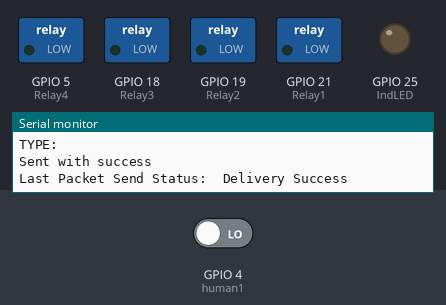
Bench run of a sketch on a simulated ESP32-C3. On the bench: switched loads named in the sketch (green lamp = pin HIGH), output pins drawn as LEDs (lit = HIGH), the last lines printed to the serial monitor. The inputs (shaded band) are chosen by the test bench; at power-on: GPIO 4 (human1) LOW. WiFi joins after 1.5 s; servers stay silent unless stated; a WiFi scan finds three made-up networks; random numbers use the default seed unless the sketch sets one.

Above: at 8.0 s.
8.1 s: GPIO 4 (human1) driven HIGH
At 12.53 s:
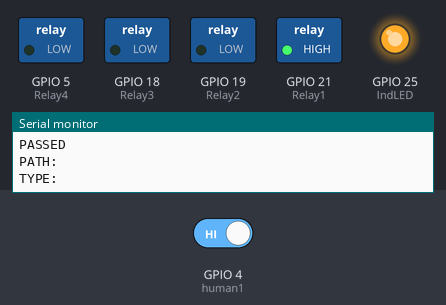
At 13.4 s:
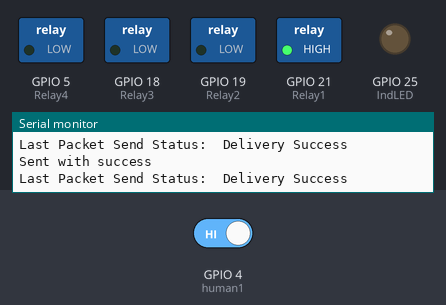
18.8 s: GPIO 4 (human1) driven LOW
At 22.63 s:
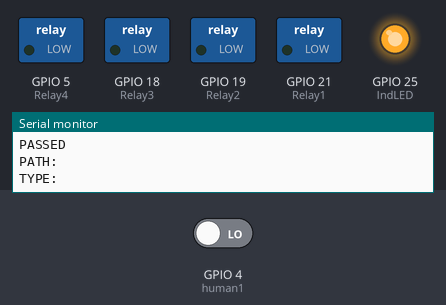
Timing chart, 0 to 39.5 s (numbered marks = the images above; inputs shaded):
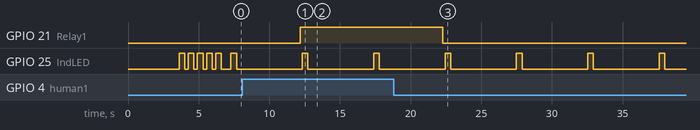

Measured:
- after the input at 8.1 s, GPIO 21 (Relay1): LOW → HIGH after 4.1 s
- after the input at 18.8 s, GPIO 21 (Relay1): HIGH → LOW after 3.5 s
- by itself, GPIO 25 (IndLED): alternates HIGH for 0.40 s and LOW for 4.6 s

The sketch:

FireBase_ESPNOW_test_1.ino
```cpp
// (licence header left out)
#include <esp_now.h>
#include <Arduino.h>
// #if defined(ESP32)
#include <WiFi.h>
// #elif defined(ESP8266)
//   #include <ESP8266WiFi.h>
// #endif
#include <Firebase_ESP_Client.h>

//Provide the token generation process info.
#include "addons/TokenHelper.h"
//Provide the RTDB payload printing info and other helper functions.
#include "addons/RTDBHelper.h"

// Insert your network credentials
// Replace with your network credentials (STATION)
#define WIFI_SSID "Little Pooh"
#define WIFI_PASSWORD "poohbear"
// #define WIFI_SSID "Performance Rotors"
// #define WIFI_PASSWORD "rotors0156"

// Insert Firebase project API Key
#define API_KEY "AIzaSyB3Sx5aEsllNJGFiTz16YdLsjwAbxwZ_bs"

// Insert RTDB URLefine the RTDB URL */
#define DATABASE_URL "https://esp32relaygomama-default-rtdb.asia-southeast1.firebasedatabase.app/"

//Define Firebase Data object
FirebaseData fbdo;

FirebaseAuth auth;
FirebaseConfig config;

unsigned long sendDataPrevMillis = 0;
int count = 0;
bool signupOK = false;

//ESPNOW portion//

// REPLACE WITH YOUR RECEIVER MAC Address
// uint8_t broadcastAddress[] = { 0xA0, 0x76, 0x4E, 0x1B, 0xF7, 0xE8 };  //lolin c3 pico
uint8_t broadcastAddress[] = { 0x60, 0x55, 0xF9, 0x23, 0x43, 0x60 };      //Lolin C3 Mini v1.0.0    can work
// uint8_t broadcastAddress[] = { 0xA0, 0x76, 0x4E, 0x1D, 0x76, 0x84 };      //Lolin C3 Mini

// Structure example to send data
// Must match the receiver structure
typedef struct struct_message {
  char a[32];
  int b;
  float c;
  bool occupied;
} struct_message;

// // Structure example to receive data
// // Must match the sender structure
// typedef struct struct_message {
//   int id;
//   // float temp;
//   // float hum;
//   int counter;
//   // bool occupied;
//   unsigned int readingId;
// } struct_message;

// Create a struct_message called myData
struct_message myData;

esp_now_peer_info_t peerInfo;

// JSONVar board;  //maybe no need this


////////////////////////////////
//Relays
#define Relay1 21
#define Relay2 19
#define Relay3 18
#define Relay4 5

//////////
//Indicator LED (RED)
#define IndLED    25

//////////////
//Human detection sensor
#define human1    4  //1st human sensor pin

int32_t getWiFiChannel(const char *ssid) {
  if (int32_t n = WiFi.scanNetworks()) {
    for (uint8_t i = 0; i < n; i++) {
      if (!strcmp(ssid, WiFi.SSID(i).c_str())) {
        return WiFi.channel(i);
      }
    }
  }
  return 0;
}

// callback when data is sent
void OnDataSent(const uint8_t *mac_addr, esp_now_send_status_t status) {
  Serial.print("\r\nLast Packet Send Status:\t");
  Serial.println(status == ESP_NOW_SEND_SUCCESS ? "Delivery Success" : "Delivery Fail");
}

void InitESPNow() {
  //If the initialization was successful
  if (esp_now_init() == ESP_OK) {
    Serial.println("ESPNow Init Success");
  }
  //If there was an error
  else {
    Serial.println("ESPNow Init Failed");
    ESP.restart();
  }
}

/*
// callback function that will be executed when data is received
void OnDataRecv(const uint8_t * mac_addr, const uint8_t *incomingData, int len) {
  // Copies the sender mac address to a string
  char macStr[18];
  Serial.print("Packet received from: ");
  snprintf(macStr, sizeof(macStr), "%02x:%02x:%02x:%02x:%02x:%02x",
           mac_addr[0], mac_addr[1], mac_addr[2], mac_addr[3], mac_addr[4], mac_addr[5]);
  Serial.println(macStr);
  memcpy(&incomingReadings, incomingData, sizeof(incomingReadings));

  board["id"] = incomingReadings.id;
  // board["temperature"] = incomingReadings.temp;
  // board["humidity"] = incomingReadings.hum;
  board["counter"] = incomingReadings.counter;
  board["readingId"] = String(incomingReadings.readingId);
  String jsonString = JSON.stringify(board);
  events.send(jsonString.c_str(), "new_readings", millis());

  Serial.printf("Board ID %u: %u bytes\n", incomingReadings.id, len);
  // Serial.printf("t value: %4.2f \n", incomingReadings.temp);
  // Serial.printf("h value: %4.2f \n", incomingReadings.hum);
  Serial.printf("counter %u: %u bytes\n", incomingReadings.counter, len);
  Serial.printf("readingID value: %d \n", incomingReadings.readingId);
  Serial.println();
}
*/


void setup() {
  Serial.begin(115200);

  pinMode(IndLED, OUTPUT);
  pinMode(Relay1, OUTPUT);
  pinMode(Relay2, OUTPUT);
  pinMode(Relay3, OUTPUT);
  pinMode(Relay4, OUTPUT);
  pinMode(human1, INPUT);

  LightOFF();

  myData.occupied = false;


  // Set the device as a Station and Soft Access Point simultaneously
  WiFi.mode(WIFI_AP_STA);
  // WiFi.disconnect();

  int32_t channel = getWiFiChannel(WIFI_SSID);

  WiFi.printDiag(Serial);  // Uncomment to verify channel number before
  esp_wifi_set_promiscuous(true);
  esp_wifi_set_channel(channel, WIFI_SECOND_CHAN_NONE);
  esp_wifi_set_promiscuous(false);
  WiFi.printDiag(Serial);  // Uncomment to verify channel change after

  delay(100);

  // Set device as a Wi-Fi Station
  Serial.println("Connecting to Wi-Fi");
  WiFi.begin(WIFI_SSID, WIFI_PASSWORD);
  Serial.println("Connecting to Wi-Fi.");

  while (WiFi.status() != WL_CONNECTED) {
    Serial.print(".");
    delay(300);
  }
  Serial.println();
  Serial.print("Connected with IP: ");
  Serial.println(WiFi.localIP());
  Serial.println();

  // Init ESP-NOW
  // if (esp_now_init() != ESP_OK) {
  //   Serial.println("Error initializing ESP-NOW");
  //   return;
  // }

  // Serial.println("Initializing ESP-NOW...");
  // // Init ESP-NOW
  // InitESPNow();

  // // Once ESPNow is successfully Init, we will register for Send CB to
  // // get the status of Trasnmitted packet
  // esp_now_register_send_cb(OnDataSent);

  // // Register peer
  // memcpy(peerInfo.peer_addr, broadcastAddress, 6);
  // peerInfo.channel = 0;
  // peerInfo.encrypt = false;

  // // Add peer
  // if (esp_now_add_peer(&peerInfo) != ESP_OK) {
  //   Serial.println("Failed to add peer");
  //   return;
  // }

  // //Blink twice to indicate ESPNOW is initallized.
  // Blink(2);

  Serial.println("Initializing Firebase...");
  //Config Firebase

  /* Assign the api key (required) */
  config.api_key = API_KEY;

  /* Assign the RTDB URL (required) */
  config.database_url = DATABASE_URL;

  /* Sign up */
  if (Firebase.signUp(&config, &auth, "", "")) {
    Serial.println("ok");
    signupOK = true;
  } else {
    Serial.printf("%s\n", config.signer.signupError.message.c_str());
  }

  /* Assign the callback function for the long running token generation task */
  config.token_status_callback = tokenStatusCallback;  //see addons/TokenHelper.h

  Firebase.begin(&config, &auth);
  Firebase.reconnectWiFi(true);


  //Blink twice to indicate ESPNOW is initallized.
  Blink(2);


  Serial.println("Initializing ESP-NOW...");
  // Init ESP-NOW
  InitESPNow();

  // Once ESPNow is successfully Init, we will register for Send CB to
  // get the status of Trasnmitted packet
  esp_now_register_send_cb(OnDataSent);

  // Register peer
  memcpy(peerInfo.peer_addr, broadcastAddress, 6);
  peerInfo.channel = 0;
  peerInfo.encrypt = false;

  // Add peer
  if (esp_now_add_peer(&peerInfo) != ESP_OK) {
    Serial.println("Failed to add peer");
    return;
  }

  Blink(3);
}

void loop() {
  bool humanSense1 = digitalRead(human1);  //maybe attached this as interrupt pin

  // Set values to send
  strcpy(myData.a, "THIS IS A CHAR");
  myData.b = random(1, 100);
  myData.c = random(0.0, 100.0);
  // myData.d = true;

  // Send message via ESP-NOW
  esp_err_t result = esp_now_send(broadcastAddress, (uint8_t *)&myData, sizeof(myData));

  if (result == ESP_OK) {
    Serial.println("Sent with success");
    delay(100);  // wait 100ms
  } else {
    Serial.println("Error sending the data");
    delay(100);
  }

  delay(10);

  if (Firebase.ready() && signupOK && (millis() - sendDataPrevMillis > 5000 || sendDataPrevMillis == 0)) {  //change the time= 15000(15s) to shorter time. eg. 5s
    sendDataPrevMillis = millis();
    // Write an Int number on the database path test/int
    if (Firebase.RTDB.setInt(&fbdo, "test/int", count)) {
      Serial.println("PASSED");
      Serial.println("PATH: " + fbdo.dataPath());
      Serial.println("TYPE: " + fbdo.dataType());
    } else {
      Serial.println("FAILED");
      Serial.println("REASON: " + fbdo.errorReason());
    }
    count++;

    // //human sense and counter for it;

    if (humanSense1) {
      // myData.counter += 1;
      myData.occupied = true;
      LightON();
    } else {
      myData.occupied = false;
      LightOFF();
    }

    // Write an Float number on the database path test/float
    if (Firebase.RTDB.setFloat(&fbdo, "test/float", 0.01 + random(0, 100))) {
      Serial.println("PASSED");
      Serial.println("PATH: " + fbdo.dataPath());
      Serial.println("TYPE: " + fbdo.dataType());
      Blink(1);
    } else {
      Serial.println("FAILED");
      Serial.println("REASON: " + fbdo.errorReason());
    }
  }
}

void LightON(){
  digitalWrite(Relay1, HIGH);
  delay(10);
}

void LightOFF(){
  digitalWrite(Relay1, LOW);
  delay(10);
}

void Blink(int a) {
  for (int i = 0; i < a; i++) {
    digitalWrite(IndLED, HIGH);
    delay(400);
    digitalWrite(IndLED, LOW);
    delay(250);
  }
}
```
